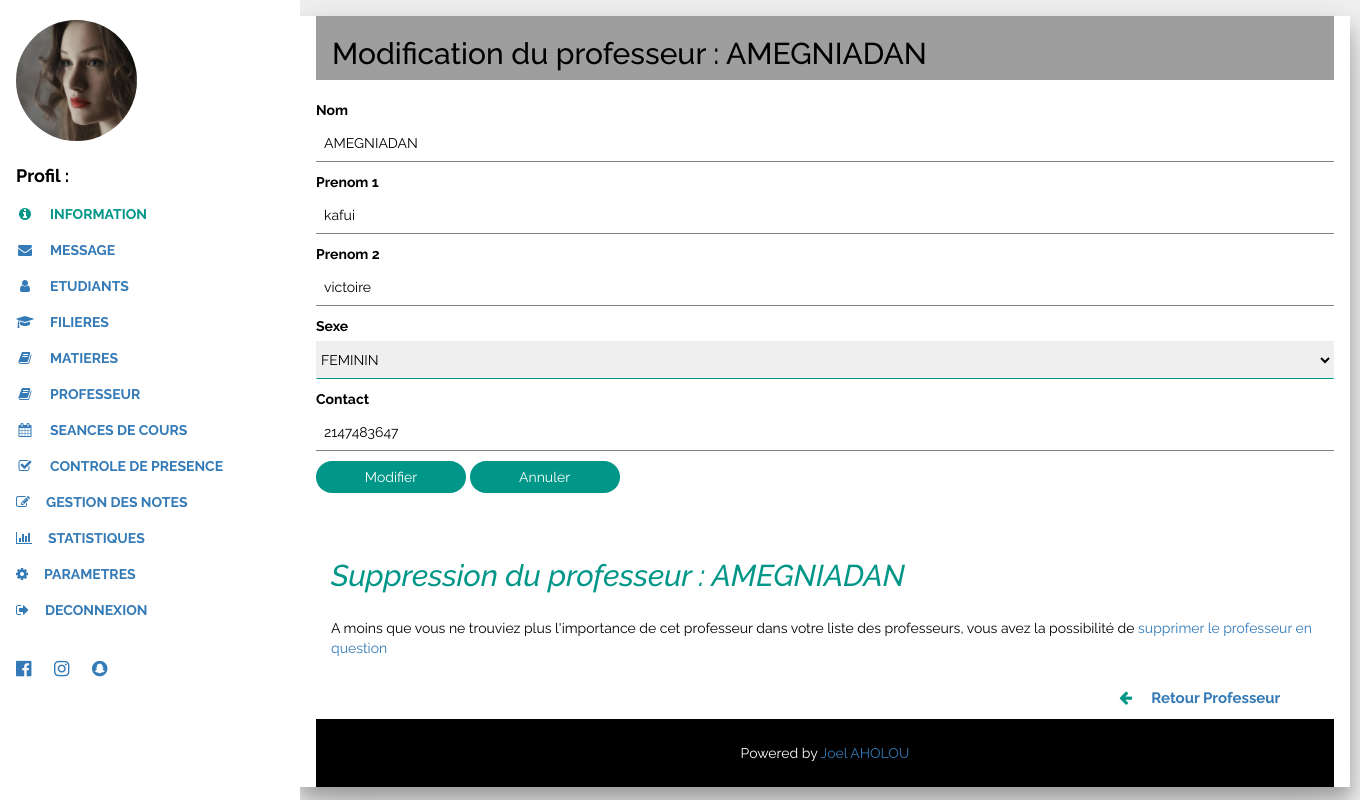
/index_etablissement_professeur_action.php?idpo=1, run on the app's committed database.
### tables this page shows
CREATE TABLE IF NOT EXISTS `professeur` (
`idpo` int(11) NOT NULL,
  `no` varchar(35) NOT NULL,
  `p1` varchar(15) NOT NULL,
  `p2` varchar(15) NOT NULL,
  `sx` varchar(10) NOT NULL,
  `ct` int(20) NOT NULL,
  `pop` varchar(200) DEFAULT NULL,
  `motdepasse` varchar(50) NOT NULL,
  `pseudo` varchar(50) NOT NULL
);

### index_etablissement_professeur_action.php (the view, shortened to what this page needs)
<!DOCTYPE html>
<html>
<link rel="stylesheet" href="w3.css">
<link rel="stylesheet" href="font-awesome.min.css">
<link rel="stylesheet" href="bootstrap.min.css">
<body class="w3-light-grey w3-content" style="max-width:1600px">
<nav class="w3-sidenav w3-collapse w3-white w3-animate-left" style="z-index:3;width:300px;" id="mySidenav"><br>
  <div class="w3-container">
    <img src="w3images/avatar_g2.jpg" style="width:45%;" class="w3-circle"><br><br>
    <h4 class="w3-padding-0"><b> Profil :<?php echo $_SESSION['pseudot']; ?></b></h4>
  </div>
  <a href="#portfolio" onclick="w3_close()" class="w3-padding w3-text-teal"><i class="fa fa fa-info-circle fa-fw w3-margin-right"></i>INFORMATION</a>
  <a href="#about" onclick="w3_close()" class="w3-padding"><i class="fa fa-envelope fa-fw w3-margin-right"></i>MESSAGE</a>
	<a href="index_etablissement_etudiant.php?id=<?php echo ($_SESSION['id']);?>" onclick="w3_close()" class="w3-padding"><i class="fa  fa fa-user fa-fw w3-margin-right"></i>ETUDIANTS</a>
	<a href="index_etablissement_filiere.php?id=<?php echo ($_SESSION['id']);?>" onclick="w3_close()" class="w3-padding"><i class="fa  fa-mortar-board fa-fw w3-margin-right"></i>FILIERES</a>
	<a href="index_etablissement_matiere.php?id=<?php echo ($_SESSION['id']);?>" onclick="w3_close()" class="w3-padding"><i class="fa  fa fa-book fa-fw w3-margin-right"></i>MATIERES</a>
	<a href="index_etablissement_professeur.php?id=<?php echo ($_SESSION['id']);?>" onclick="w3_close()" class="w3-padding"><i class="fa  fa fa-book fa-fw w3-margin-right"></i>PROFESSEUR</a>
	<a href="index_etablissement_cours.php?id=<?php echo ($_SESSION['id']);?>" onclick="w3_close()" class="w3-padding"><i class="fa  fa fa-calendar fa-fw w3-margin-right"></i>SEANCES DE COURS</a>
   <a href="#" onclick="w3_close()" class="w3-padding"><i class="fa  fa fa-check-square-o fa-fw w3-margin-right"></i>CONTROLE DE PRESENCE</a>
   <a href="#" onclick="w3_close()" class="w3-padding"><i class="fa fa fa-edit w3-margin-right"></i>GESTION DES NOTES</a>
   <a href="#" onclick="w3_close()" class="w3-padding"><i class="fa fa fa-bar-chart-o w3-margin-right"></i>STATISTIQUES</a>
   <a href="#" onclick="w3_close()" class="w3-padding"><i class="fa fa fa-cog w3-margin-right"></i>PARAMETRES</a>
   <a href="deconnexion.php" onclick="w3_close()" class="w3-padding"><i class="fa fa fa-sign-out w3-margin-right"></i>DECONNEXION</a>
  <div class="w3-section w3-padding-top w3-large">
    <a href="#" class="w3-hover-white w3-hover-text-indigo w3-show-inline-block"><i class="fa fa-facebook-official"></i></a>
    <a href="#" class="w3-hover-white w3-hover-text-purple w3-show-inline-block"><i class="fa fa-instagram"></i></a>
    <a href="#" class="w3-hover-white w3-hover-text-yellow w3-show-inline-block"><i class="fa fa-snapchat"></i></a>
  </div>
</nav>
<div class="w3-main" style="margin-left:300px">
 <div class="w3-panel w3-card-12 w3-margin-bottom w3-white" style="width:1050px;">
  <?php
            $bdd = new PDO('mysql:host=127.0.0.1; dbname=scolarite1','root', '');
            $Codet=$_GET['idpo'];
            $_select = $bdd->prepare("SELECT * FROM professeur WHERE idpo=$Codet ");
            $_select->execute();
            while ($s=$_select->fetch(PDO::FETCH_OBJ)) {
          ?>
		<div class="w3-container w3-grey">
  <h2>Modification du professeur :  <?php echo $s->no;?></h2>
</div>
<br/>
<form method="POST" action="">
             <p>
          <label>Nom</label>
          <input class="w3-input" value="<?php echo $s->no;?>" autocomplete="off" name="nom" type="text"></p>
          <p>
          <label>Prenom 1</label>
          <input class="w3-input" value="<?php echo $s->p1;?>" autocomplete="off" name="pre" type="text"></p>
          <p>
          <label>Prenom 2</label>
          <input class="w3-input" value="<?php echo $s->p2;?>" autocomplete="off" name="pre1" type="text"></p>
          <p>
          <label>Sexe</label>
          <select name="sx" class="w3-select"  id="sx" >
              <option><?php echo $s->sx;?></option>
              </select>
          </p>
          <p>
          <label>Contact</label>
          <input class="w3-input" value="<?php echo $s->ct;?>" autocomplete="off" name="ct" type="tel"></p>
  <p><button type="submit" name="valider" class="w3-btn w3-teal w3-round-xxlarge">Modifier</button>
  <button  type="reset" class="w3-btn w3-teal w3-round-xxlarge">Annuler</button></p>
</form><br/>
<?php
      }
        ?>
<?php
            $bdd = new PDO('mysql:host=127.0.0.1; dbname=scolarite1','root', '');
            $Codet=$_GET['idpo'];
            $_select = $bdd->prepare("SELECT * FROM professeur WHERE idpo=$Codet ");
            $_select->execute();
            while ($z=$_select->fetch(PDO::FETCH_OBJ)) {
          ?>
        <h2 class="w3-text-teal w3-padding-16" style="margin-left:15px;"><i>Suppression du professeur : <?php echo $z->no;?> </i></h2>
    <p style="margin-left:15px;">
      A moins que vous ne trouviez plus l'importance de cet professeur dans votre liste des professeurs, vous avez la possibilité de <a href="#demo" style="text-decoration:none; cursor:pointer;" data-toggle="collapse">supprimer le professeur en question</a>
    </p>
  <br/>
      <?php
                   }
                   ?>
  <p class="w3-medium" style="margin-left:800px;"><b><i class="fa fa fa-arrow-left fa-fw w3-margin-right w3-text-teal"></i><a href="index_etablissement_professeur.php?id=<?php echo ($_SESSION['id']);?>" target="_parent" class="w3-padding-2" style="text-decoration:none;">Retour Professeur</a></b></p>
  <div class="w3-black w3-center w3-padding-24">Powered by <a href="default.html" title="W3.CSS" target="_blank" class="w3-hover-opacity">Joel AHOLOU</a></div>
</div>
</body>
</html>

### index_etablissement_professeur_action.php (style rules this page uses)
body,h1,h2,h3,h4,h5,h6 { font-family: "Raleway", sans-serif }
.w3-sidenav a,.w3-sidenav h4 { font-weight:bold }
.w3-btn { width:150px; }

### data on the page
professeur: no "AMEGNIADAN", nom "AMEGNIADAN", pre "kafui", pre1 "victoire", sx "FEMININ", ct "2147483647"
